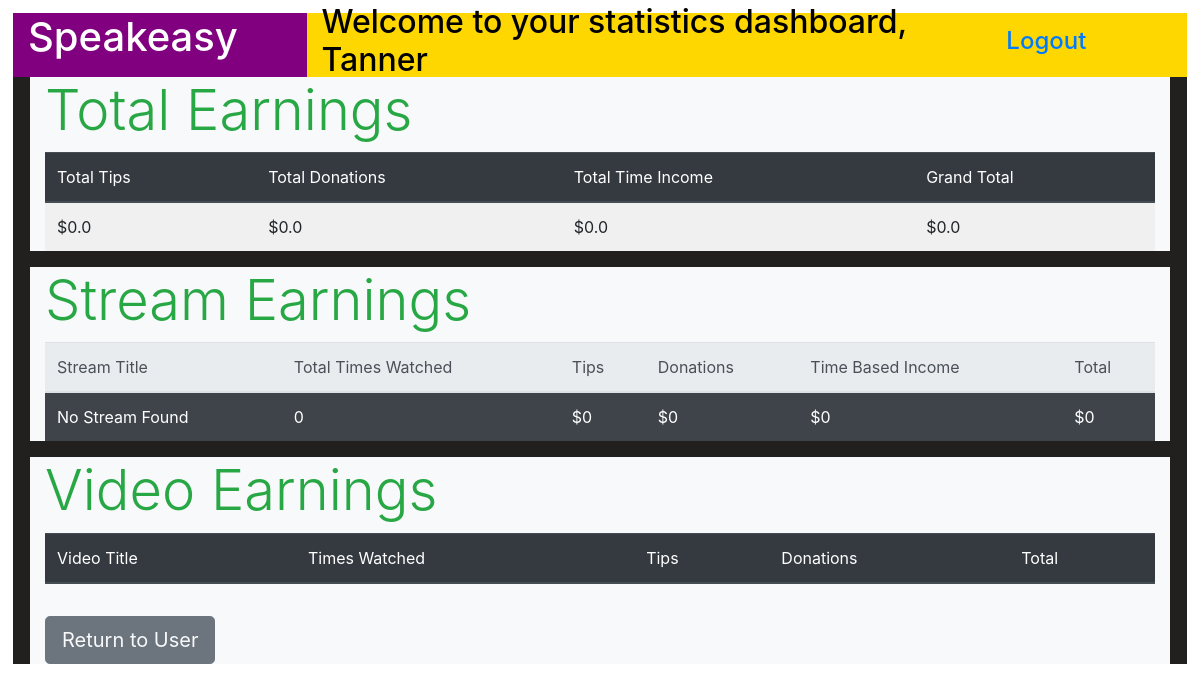
Screenshot of /stats with the database file from the repository.
### models.py (models this page shows, shortened)
class Users(db.Model):
    __tablename__ = 'Users'
    id = db.Column(db.Integer, primary_key=True)
    admin = db.Column(db.BOOLEAN, default = False)
    first_name = db.Column(db.String(255))
    last_name = db.Column(db.String(255))
    email = db.Column(db.String(255))
    passwordHash = db.Column(db.String(255))    #only for non-facebook users
    creator_name = db.Column(db.String(255))
    earnings_tips = db.Column(db.Float, default = 0.00)
    earnings_donations = db.Column(db.Float, default = 0.00)
    earnings_watcher_seconds = db.Column(db.Float, default = 0.00)
    description = db.Column(db.Text, default = "About Me...")
    user_image = db.Column(db.String(255), default = "blank_profile.png")  #retrieve from OAuth Facebook Picture, default will be path to default avatar
    stream = db.relationship("Streams", uselist = False, backref = "creator")
    videos = db.relationship("Videos", backref = "creator")
    fb_user_id = db.relationship("FBUsers", uselist = False, backref = "user")
    created_at = db.Column(db.DateTime)
    updated_at = db.Column(db.DateTime)

### app.py (the view)
@app.route("/stats")
def statsRoute():
    if "user_id" in session:
        thisUser = Users.query.get(session['user_id'])    #will need to check what it's actually called in session
        return render_template('stats.html', thisUser = thisUser)
    else:
        testUser = Users.query.get(1) #TEST USER ID
        return render_template('stats.html', thisUser = testUser)

### templates/stats.html (shortened to what this page needs)
<!DOCTYPE html>
<html lang="en">
<head>
    <link rel="stylesheet" href="https://stackpath.bootstrapcdn.com/bootstrap/4.4.1/css/bootstrap.min.css">
    <link rel="stylesheet" href="https://cdnjs.cloudflare.com/ajax/libs/font-awesome/5.11.2/css/all.css" />
    <link rel="stylesheet" type="text/css" href="{{ url_for('static', filename='css/style.css') }}">
    <link rel="stylesheet" href="../static/css/style.css">
</head>
<body>
    <div class="wrapper">
        <div class="topbar d-flex flex-lg-row">
            <div class="logobox col-md-3 d-inline-flex align-items-stretch">
                <h1 class="display-5">Speakeasy</h1>
            </div>
            <div class="welcomebox col-md-7 d-inline-flex align-items-center">
                <h2 class="display-6">Welcome to your statistics dashboard, {{thisUser.first_name}}</h2>
            </div>
            <div class="logoutbox col-md-1 d-inline-flex align-items-center">
                <h4 class="display-5 logoutLink"><a href="/logout">Logout</a></h4>
            </div>
        </div>
        <div class="totalEarnings container bg-light text-success">
            <h3 class="display-4">Total Earnings</h3>
            <table class="table table-striped table-light table-hover">
                <thead class="thead-dark">
                    <tr>
                        <th scope="col">Total Tips</th>
                        <th scope="col">Total Donations</th>
                        <th scope="col">Total Time Income</th>
                        <th scope="col">Grand Total</th>
                    </tr>
                </thead>
                <tbody>
                    <tr>
                        <td>${{ thisUser.earnings_tips }}</td>
                        <td>${{ thisUser.earnings_donations }}</td>
                        <td>${{ thisUser.earnings_watcher_seconds }}</td>
                        <td>${{ thisUser.earnings_tips + thisUser.earnings_donations + thisUser.earnings_watcher_seconds }}</td>
                    </tr>
                </tbody>
            </table>
        </div>
        <div class="streamEarnings container bg-light text-success">
            <h3 class="display-4">Stream Earnings</h3>
            <table class="table table-dark table-striped table-hover">
                <thead class="thead-light">
                    <tr>
                        <th scope="col">Stream Title</th>
                        <th scope="col">Total Times Watched</th>
                        <th scope="col">Tips</th>
                        <th scope="col">Donations</th>
                        <th scope="col">Time Based Income</th>
                        <th scope="col">Total</th>
                    </tr>
                </thead>
                <tbody>
                    <tr>
                        {% if thisUser.stream %}
                            <td>{{ thisUser.stream.title }}</td>
                            <td>{{ thisUser.stream.num_total_watchers }}</td>
                            <td>${{ thisUser.stream.earnings_tips }}</td>
                            <td>${{ thisUser.stream.earnings_donations }}</td>
                            <td>${{ thisUser.stream.earnings_watcher_seconds }}</td>
                            <td>${{ thisUser.stream.earnings_tips + stream.earnings_donations + stream.earnings_watcher_seconds }}</td>
                        {% else %}
                            <td>No Stream Found</td>
                            <td>0</td>
                            <td>$0</td>
                            <td>$0</td>
                            <td>$0</td>
                            <td>$0</td>
                        {% endif %}
                    </tr>
                </tbody>
            </table>
        </div>
        <div class="videoEarnings container bg-light text-success">
            <h3 class="display-4">Video Earnings</h3>
            <table class="table table-striped table-light table-hover">
                <thead class="thead-dark">
                    <tr>
                        <th scope="col">Video Title</th>
                        <th scope="col">Times Watched</th>
                        <th scope="col">Tips</th>
                        <th scope="col">Donations</th>
                        <th scope="col">Total</th>
                    </tr>
                </thead>
            </table>
            <div class="btn btn-lg btn-secondary mt-3">
                <a class="text-light" href="/user/{{ thisUser.id }}">Return to User</a>
            </div>
        </div>
    </div>
</body>
</html>

### static/css/style.css (style rules this page uses)
* { margin: 0; padding: 0; border: 0; font-size: 100%; font: inherit; vertical-align: baseline; }
.wrapper { background-color: rgb(34, 31, 31); }
.topbar { background-color: gold; color: black; height: 4rem; }
.logobox { background-color: purple; vertical-align: top; color: white; }
.welcomebox { color: black; vertical-align: top; }
body { box-sizing: border-box; margin: 0; padding: 13px; display: flex; flex-direction: column; max-height: 7rem; font-family: -apple-system, BlinkMacSystemFont, sans-serif; overflow: auto; }

### rows the page displays
Users: first_name "Tanner", earnings_tips "0.0", earnings_donations "0.0", earnings_watcher_seconds "0.0", earnings_tips+earnings_donations+earnings_watcher_seconds "0.0"
